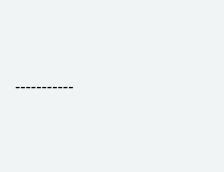
<?xml version="1.0" encoding="UTF-8"?>
<ui version="4.0">
 <class>ResultWidget</class>
 <widget class="QWidget" name="ResultWidget">
  <property name="geometry">
   <rect>
    <x>0</x>
    <y>0</y>
    <width>224</width>
    <height>172</height>
   </rect>
  </property>
  <property name="minimumSize">
   <size>
    <width>0</width>
    <height>0</height>
   </size>
  </property>
  <property name="windowTitle">
   <string>Form</string>
  </property>
  <property name="styleSheet">
   <string notr="true">background-color: #f1f4f4;</string>
  </property>
  <layout class="QHBoxLayout" name="horizontalLayout_3">
   <property name="spacing">
    <number>0</number>
   </property>
   <property name="leftMargin">
    <number>0</number>
   </property>
   <property name="topMargin">
    <number>0</number>
   </property>
   <property name="rightMargin">
    <number>0</number>
   </property>
   <property name="bottomMargin">
    <number>0</number>
   </property>
   <item>
    <widget class="QWidget" name="control_widget" native="true">
     <property name="sizePolicy">
      <sizepolicy hsizetype="Preferred" vsizetype="Preferred">
       <horstretch>0</horstretch>
       <verstretch>0</verstretch>
      </sizepolicy>
     </property>
     <layout class="QHBoxLayout" name="horizontalLayout">
      <property name="leftMargin">
       <number>15</number>
      </property>
      <property name="topMargin">
       <number>0</number>
      </property>
      <property name="bottomMargin">
       <number>0</number>
      </property>
      <item>
       <widget class="QLabel" name="label_formula">
        <property name="minimumSize">
         <size>
          <width>0</width>
          <height>0</height>
         </size>
        </property>
        <property name="maximumSize">
         <size>
          <width>200</width>
          <height>16777215</height>
         </size>
        </property>
        <property name="font">
         <font>
          <pointsize>12</pointsize>
         </font>
        </property>
        <property name="text">
         <string>-----------</string>
        </property>
       </widget>
      </item>
     </layout>
    </widget>
   </item>
  </layout>
 </widget>
 <resources>
  <include location="../../CHOWTAIFOOK_Detection.qrc"/>
 </resources>
 <connections/>
</ui>
